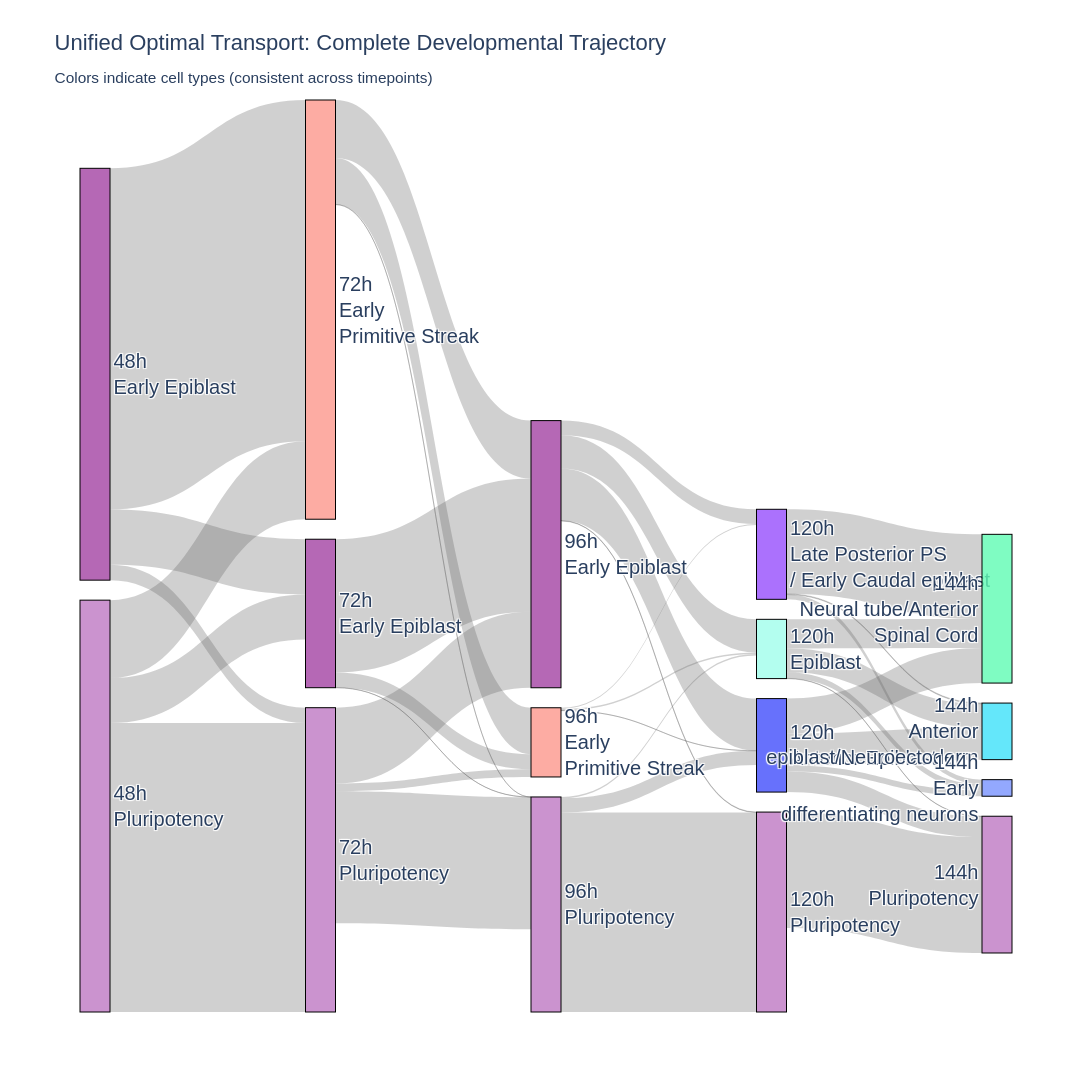

Notebook source saved alongside this figure:
### Code cell
interest = set([
    "Pluripotency",
    "Early Epiblast",
    "Early Primitive Streak",
    "Middle Primitive Streak",
    "Epiblast",
    "Anterior Epiblast",
    "Late Posterior PS / Early Caudal epiblast",
    "Neural tube/Anterior Spinal Cord",
    "Anterior epiblast/Neuroectoderm",
    "Early differentiating neurons",
    "Hindbrain/Rhombomeres"
])

for folder in folders[1:]:

    l = []
    for file in os.listdir(folder):
        df = pd.read_csv(os.path.join(folder, file))
        l += list(df.index.values)
        l += list(df.columns.values)        
    l = set(l)

    ignored_celltypes = l - interest

    unified_fig = create_unified_sankey(folder, min_flow_threshold=1e-8, ignore_celltypes=list(ignored_celltypes))
    unified_fig.show()
    unified_fig.write_html(f"figures/sankey_unified_all_transitions_{folder.strip('/').replace('/', '_')}_reduced.html")
    unified_fig.write_image(f"figures/sankey_unified_all_transitions_{folder.strip('/').replace('/', '_')}_reduced.svg")

### Figure 1 — Plotly figure (JSON) as saved in the notebook; plotly's stock layout.template omitted (floating-point values rounded to 4 significant figures; data arrays with more than 128 entries replaced by an {"elided": "..."} marker saying what was removed)
{"data": [{"link": {"color": "rgba(100,100,100,0.3)", "source": [8, 25, 8, 25, 8, 25, 42, 38, 55, 42, 38, 55, 42, 38, 55, 72, 68, 85, 68, 85, 72, 68, 72, 68, 85, 104, 115, 90, 104, 111, 90, 104, 111, 90, 104, 111, 90], "target": [42, 42, 38, 38, 55, 55, 72, 72, 72, 68, 68, 68, 85, 85, 85, 104, 104, 104, 115, 115, 111, 111, 90, 90, 90, 145, 145, 145, 124, 124, 124, 133, 133, 133, 143, 143, 143], "value": [0.000214, 4.887e-05, 3.466e-05, 2.814e-05, 9.583e-06, 0.0001812, 2.915e-05, 9.484e-06, 4.763e-06, 3.637e-05, 8.354e-05, 4.758e-05, 4.445e-08, 5.911e-08, 8.287e-05, 1.061e-06, 2.075e-05, 8.103e-07, 2.653e-07, 0.0001251, 6.839e-07, 9.225e-06, 4.997e-08, 3.267e-05, 8.929e-06, 1.882e-07, 7.265e-05, 1.29e-05, 1.493e-05, 4.572e-07, 2.008e-05, 3.756e-06, 2.949e-06, 3.696e-06, 1.828e-05, 5.304e-05, 2.193e-05]}, "node": {"color": {"elided": "148 str values"}, "label": {"elided": "148 str values"}, "line": {"color": "black", "width": 1}, "pad": 20, "thickness": 30}, "type": "sankey"}], "layout": {"font": {"family": "Arial", "size": 20}, "height": 1600, "paper_bgcolor": "white", "plot_bgcolor": "white", "title": {"font": {"size": 22}, "text": "Unified Optimal Transport: Complete Developmental Trajectory<br><sub>Colors indicate cell types (consistent across timepoints)</sub>"}, "width": 2400}}
